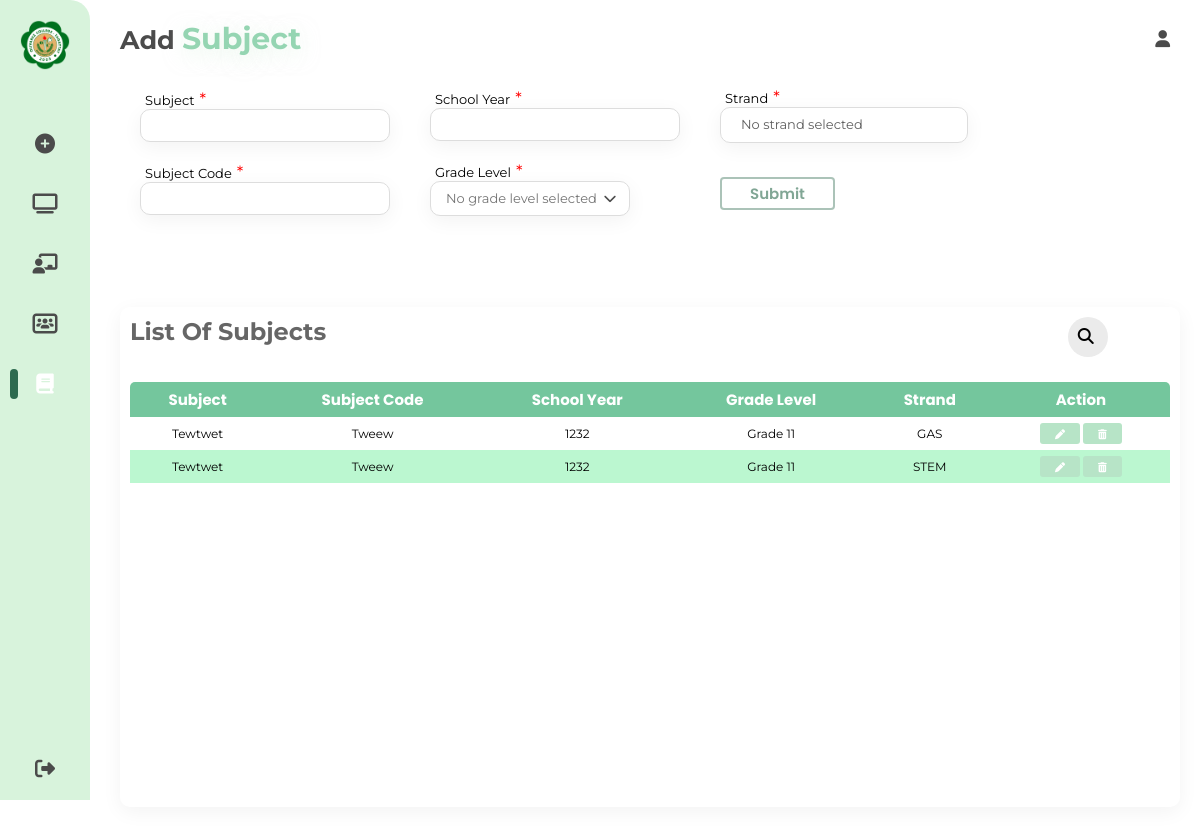
The app's page /subject.php, older data.
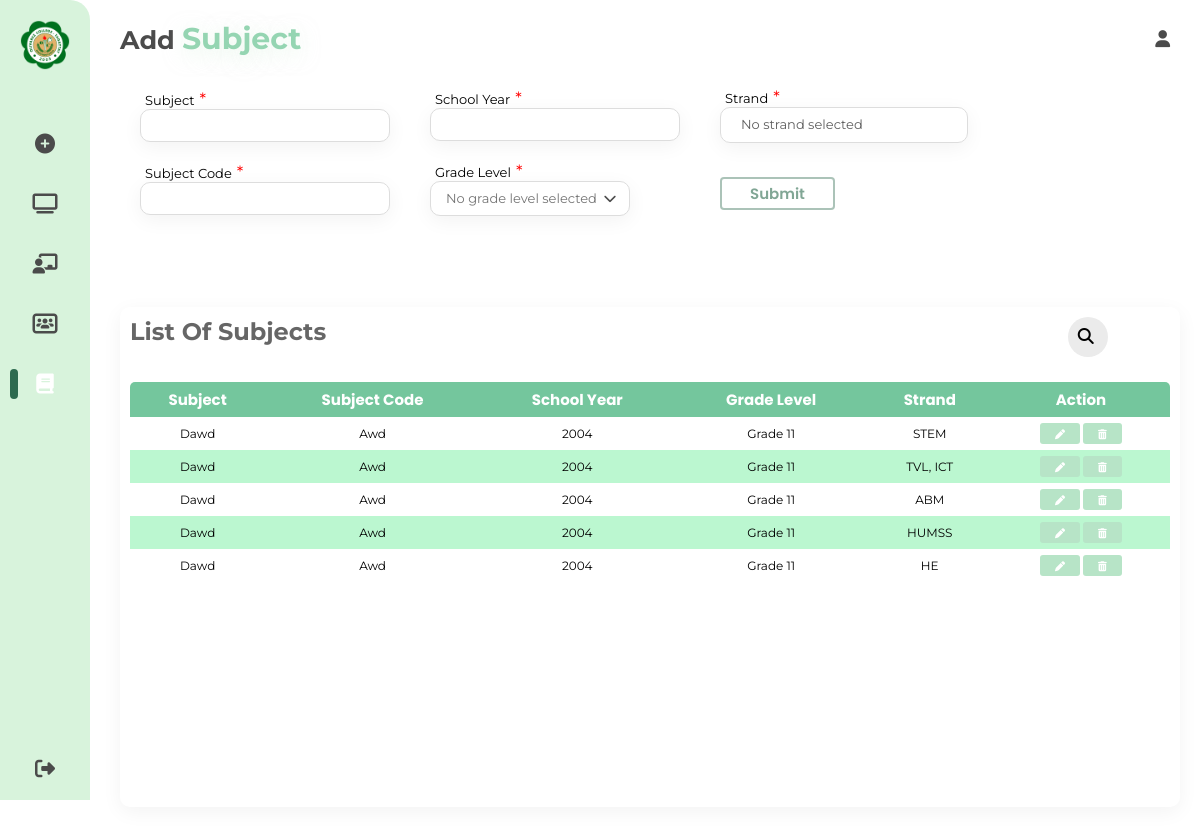
The same page, newer data.
### tables this page shows
CREATE TABLE `subjects` (
  `id` int(11) NOT NULL,
  `subject_name` varchar(255) NOT NULL,
  `subject_code` varchar(255) NOT NULL,
  `school_year` varchar(255) NOT NULL,
  `grade_level` varchar(255) NOT NULL,
  `strand` varchar(255) NOT NULL,
  `status` enum('done','in_progress') DEFAULT NULL
);

### subject.php (the view, shortened to what this page needs)
<?php
include('connect.php');
$sql = "SELECT * FROM subjects";
$result = $conn->query($sql);
if(isset($_GET['search'])) {
  $searchTerm = $_GET['search'];
  $result = searchTeachers($conn, $searchTerm);
} else {
  $sql = "SELECT * FROM subjects";
  $result = $conn->query($sql);}
?>
<!DOCTYPE html>
<html lang="en">
  <head>
    <link rel="stylesheet" href="subject.css" />
    <link
      rel="stylesheet"
      href="https://cdnjs.cloudflare.com/ajax/libs/font-awesome/6.5.1/css/all.min.css"
    />
  </head>
  <body>
    <div class="container">
      <nav>
        <div class="logo">
          <img src="./img/olivarez-college-tagaytay-logo.png" alt="" />
        </div>
        <ul>
          <li class="list-items">
            <a href="./generate.php"
              ><i class="fa-solid fa-circle-plus"></i
              ><span class="nav-lists">Generate Schedule</span></a
            >
          </li>
          <li class="list-items">
            <a href="./dashboard.php"
              ><i class="fa-solid fa-tv"></i
              ><span class="nav-lists">Dashboard</span></a
            >
          </li>
          <li class="list-items">
            <a href="./teachers.php"
              ><i class="fa-solid fa-chalkboard-user"></i
              ><span class="nav-lists">Teachers</span></a
            >
          </li>
          <li class="list-items">
            <a href="./section.php"
              ><i class="fa-solid fa-users-rectangle"></i
              ><span class="nav-lists">Sections</span></a
            >
          </li>
          <li class="list-items">
            <a href="./subject.php" class="active"
              ><i class="fa-solid fa-book"></i
              ><span class="nav-lists">Subjects</span></a
            >
          </li>
          <li>
            <a class="logout"
              ><i class="fa-solid fa-right-from-bracket"></i
              ><span class="nav-lists">Logout</span></a
            >
          </li>
        </ul>
      </nav>
      <section class="main-content">
        <div class="main-logo">
          <h1>Add <span>Subject</span></h1>
          <i class="fa-solid fa-user"></i>
        </div>
        <div class="inputs">
          <form  action="add_subject.php" method ="post">
            <div class="subject-code">
              <div class="subj-code">
                <span
                  >Subject<span style="color: red; font-size: 1.3em"
                    >*</span
                  ></span
                >
                <input
                  required
                  type="text"
                  class="first-name input"
                  autocomplete="off"
                  name="subject_name"
                />
              </div>
              <div class="subj-code">
                <span
                  >Subject Code<span style="color: red; font-size: 1.3em"
                    >*</span
                  ></span
                >
                <input
                  required
                  type="text"
                  class="first-name input"
                  autocomplete="off"
                  name="subject_code"
                />
              </div>
            </div>
            <div class="yrlvl-gradelvl">
              <div class="year-level">
                <span
                  >School Year<span style="color: red; font-size: 1.3em"
                    >*</span
                  ></span
                >
                <input
                  required
                  type="text"
                  class="first-name input"
                  autocomplete="off"
                  name="school_year"
                />
              </div>
              <div class="dropdown-gradelvl">
                <span class="input-info"
                  >Grade Level<span style="color: red; font-size: 1.3em"
                    >*</span
                  ></span
                >
                <input
                  type="text"
                  class="textbox-grade input"
                  placeholder="No grade level selected"
                  readonly
                  name="grade_level"
                />
                <span class="icon-down"
                  ><i class="fa-solid fa-chevron-down"></i
                ></span>
              </div>
            </div>
            <div class="strand-dropdown">
        <span class="input-info">
            Strand<span style="color: red; font-size: 1.3em">*</span>
        </span>
    </div>
            <div class="button-submit">
              <button href="" class="btn-submit">Submit</button>
            </div>
          </form>
        </div>
        <div class="teachers-lists">
          <div class="teachers-table">
            <div class="table-header">
              <h1>List of Subjects</h1>
              <div class="table-search">
              <form class="search-container" method="GET" >
                  <input id="search-box" type="text" class="search-box" name="search" placeholder="Search...">
                  <label for="search-box"><i class="fa-solid fa-magnifying-glass search-icon"></i></label>
              </form>
              </div>
            </div>
            <table class="table">
              <thead>
                <tr>
                  <th>Subject</th>
                  <th>Subject Code</th>
                  <th>School Year</th>
                  <th>Grade Level</th>
                  <th>Strand</th>
                  <th>Action</th>
                </tr>
              </thead>
              <tbody st>
              <?php
                while($row = $result->fetch_assoc()) {
                  echo "<tr>";
                  echo "<td>" . $row['subject_name'] ."</td>";
                  echo "<td>" . $row['subject_code'] ."</td>";
                  echo "<td>" . $row['school_year'] ."</td>";
                  echo "<td>" . $row['grade_level'] . "</td>";
                  echo "<td>" . $row['strand'] . "</td>";
                  echo "<td> <a href='edit_page_subjects.php?id=" . $row['id'] . "'><button><i class='fa-solid fa-pen'></i></button></a>
                  <a href='delete_subjects.php?id=" . $row['id'] . "'> <button type='submit' name='delete'><i class='fa-solid fa-trash-can'></i></button></a>
                  </td>";
                  echo "</tr>";
              }
              ?>
        </tbody>
            </table>
          </div>
      </section>
    </div>
  </body>
</html>

Row changes from the older to the newer data that the page shows:
removed subjects: subject_name "Tewtwet", subject_code "Tweew", school_year "1232", grade_level "Grade 11", strand "GAS"
removed subjects: subject_name "Tewtwet", subject_code "Tweew", school_year "1232", grade_level "Grade 11", strand "STEM"
added subjects: subject_name "Dawd", subject_code "Awd", school_year "2004", grade_level "Grade 11", strand "STEM"
added subjects: subject_name "Dawd", subject_code "Awd", school_year "2004", grade_level "Grade 11", strand "TVL, ICT"
added subjects: subject_name "Dawd", subject_code "Awd", school_year "2004", grade_level "Grade 11", strand "ABM"
added subjects: subject_name "Dawd", subject_code "Awd", school_year "2004", grade_level "Grade 11", strand "HUMSS"
added subjects: subject_name "Dawd", subject_code "Awd", school_year "2004", grade_level "Grade 11", strand "HE"
